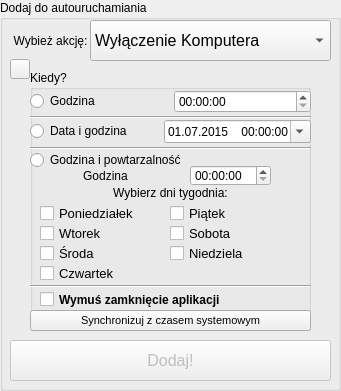
  <widget class="QGroupBox" name="AutoRun_boxAddToAutorun">
   <property name="enabled">
    <bool>true</bool>
   </property>
   <property name="geometry">
    <rect>
     <x>10</x>
     <y>30</y>
     <width>341</width>
     <height>391</height>
    </rect>
   </property>
   <property name="title">
    <string>Dodaj do autouruchamiania</string>
   </property>
   <widget class="QLabel" name="AutoRun_boxAdd_textWybiez">
    <property name="geometry">
     <rect>
      <x>10</x>
      <y>20</y>
      <width>81</width>
      <height>41</height>
     </rect>
    </property>
    <property name="text">
     <string>Wybież akcję:</string>
    </property>
    <property name="alignment">
     <set>Qt::AlignCenter</set>
    </property>
    <property name="wordWrap">
     <bool>true</bool>
    </property>
   </widget>
   <widget class="QComboBox" name="AutoRun_boxAdd_ChooseMode">
    <property name="geometry">
     <rect>
      <x>90</x>
      <y>20</y>
      <width>241</width>
      <height>41</height>
     </rect>
    </property>
    <property name="font">
     <font>
      <pointsize>12</pointsize>
     </font>
    </property>
    <property name="cursor">
     <cursorShape>PointingHandCursor</cursorShape>
    </property>
    <property name="contextMenuPolicy">
     <enum>Qt::NoContextMenu</enum>
    </property>
    <property name="iconSize">
     <size>
      <width>32</width>
      <height>32</height>
     </size>
    </property>
    <item>
     <property name="text">
      <string>Wyłączenie Komputera</string>
     </property>
     <property name="icon">
      <iconset resource="../../resources.qrc">
       <normaloff>:/icons/Resources/Icons/shutdown.png</normaloff>:/icons/Resources/Icons/shutdown.png</iconset>
     </property>
    </item>
    <item>
     <property name="text">
      <string>Ponowne uruchomienie Komputera</string>
     </property>
     <property name="icon">
      <iconset resource="../../resources.qrc">
       <normaloff>:/icons/Resources/Icons/reboot.png</normaloff>:/icons/Resources/Icons/reboot.png</iconset>
     </property>
    </item>
    <item>
     <property name="text">
      <string>Uśpienie Komputera</string>
     </property>
     <property name="icon">
      <iconset resource="../../resources.qrc">
       <normaloff>:/icons/Resources/Icons/hibernate.png</normaloff>:/icons/Resources/Icons/hibernate.png</iconset>
     </property>
    </item>
    <item>
     <property name="text">
      <string>Hibernacja Komputera</string>
     </property>
     <property name="icon">
      <iconset resource="../../resources.qrc">
       <normaloff>:/icons/Resources/Icons/hibernate.png</normaloff>:/icons/Resources/Icons/hibernate.png</iconset>
     </property>
    </item>
    <item>
     <property name="text">
      <string>Wylogowanie tego użytkownika</string>
     </property>
     <property name="icon">
      <iconset resource="../../resources.qrc">
       <normaloff>:/icons/Resources/Icons/logout.png</normaloff>:/icons/Resources/Icons/logout.png</iconset>
     </property>
    </item>
    <item>
     <property name="text">
      <string>Zablokowanie Komputera</string>
     </property>
     <property name="icon">
      <iconset resource="../../resources.qrc">
       <normaloff>:/icons/Resources/Icons/lock.png</normaloff>:/icons/Resources/Icons/lock.png</iconset>
     </property>
    </item>
    <item>
     <property name="text">
      <string>Wyłączenie Monitora</string>
     </property>
     <property name="icon">
      <iconset resource="../../resources.qrc">
       <normaloff>:/icons/Resources/Icons/monitor_off.png</normaloff>:/icons/Resources/Icons/monitor_off.png</iconset>
     </property>
    </item>
   </widget>
   <widget class="QGroupBox" name="AutoRun_boxAdd_kiedy">
    <property name="enabled">
     <bool>true</bool>
    </property>
    <property name="geometry">
     <rect>
      <x>30</x>
      <y>70</y>
      <width>281</width>
      <height>261</height>
     </rect>
    </property>
    <property name="title">
     <string>Kiedy?</string>
    </property>
    <widget class="Line" name="line_5">
     <property name="geometry">
      <rect>
       <x>0</x>
       <y>40</y>
       <width>281</width>
       <height>15</height>
      </rect>
     </property>
     <property name="orientation">
      <enum>Qt::Horizontal</enum>
     </property>
    </widget>
    <widget class="Line" name="line_6">
     <property name="geometry">
      <rect>
       <x>0</x>
       <y>70</y>
       <width>281</width>
       <height>16</height>
      </rect>
     </property>
     <property name="orientation">
      <enum>Qt::Horizontal</enum>
     </property>
    </widget>
    <widget class="QRadioButton" name="AutoRun_boxAdd_when_ChooseTR">
     <property name="geometry">
      <rect>
       <x>0</x>
       <y>80</y>
       <width>281</width>
       <height>20</height>
      </rect>
     </property>
     <property name="text">
      <string>Godzina i powtarzalność</string>
     </property>
    </widget>
    <widget class="QTimeEdit" name="AutoRun_boxAdd_when_ChooseTR_hour">
     <property name="geometry">
      <rect>
       <x>160</x>
       <y>95</y>
       <width>81</width>
       <height>21</height>
      </rect>
     </property>
     <property name="displayFormat">
      <string notr="true">HH:mm:ss</string>
     </property>
     <property name="calendarPopup">
      <bool>false</bool>
     </property>
    </widget>
    <widget class="QLabel" name="AutoRun_boxAdd_when_ChooseTR_textHour">
     <property name="geometry">
      <rect>
       <x>0</x>
       <y>95</y>
       <width>151</width>
       <height>21</height>
      </rect>
     </property>
     <property name="text">
      <string>Godzina</string>
     </property>
     <property name="alignment">
      <set>Qt::AlignCenter</set>
     </property>
    </widget>
    <widget class="QLabel" name="AutoRun_boxAdd_when_ChooseTR_textDays">
     <property name="geometry">
      <rect>
       <x>0</x>
       <y>115</y>
       <width>281</width>
       <height>16</height>
      </rect>
     </property>
     <property name="text">
      <string>&lt;html&gt;&lt;head/&gt;&lt;body&gt;&lt;p&gt;Wybierz dni tygodnia:&lt;/p&gt;&lt;/body&gt;&lt;/html&gt;</string>
     </property>
     <property name="alignment">
      <set>Qt::AlignCenter</set>
     </property>
    </widget>
    <widget class="QCheckBox" name="AutoRun_boxAdd_when_ChooseTR_Mon">
     <property name="geometry">
      <rect>
       <x>10</x>
       <y>135</y>
       <width>130</width>
       <height>16</height>
      </rect>
     </property>
     <property name="font">
      <font>
       <pointsize>10</pointsize>
      </font>
     </property>
     <property name="text">
      <string>Poniedziałek</string>
     </property>
    </widget>
    <widget class="QCheckBox" name="AutoRun_boxAdd_when_ChooseTR_Tue">
     <property name="geometry">
      <rect>
       <x>10</x>
       <y>155</y>
       <width>130</width>
       <height>16</height>
      </rect>
     </property>
     <property name="font">
      <font>
       <pointsize>10</pointsize>
      </font>
     </property>
     <property name="text">
      <string>Wtorek</string>
     </property>
    </widget>
    <widget class="QCheckBox" name="AutoRun_boxAdd_when_ChooseTR_Wed">
     <property name="geometry">
      <rect>
       <x>10</x>
       <y>175</y>
       <width>130</width>
       <height>16</height>
      </rect>
     </property>
     <property name="font">
      <font>
       <pointsize>10</pointsize>
      </font>
     </property>
     <property name="text">
      <string>Środa</string>
     </property>
    </widget>
    <widget class="QCheckBox" name="AutoRun_boxAdd_when_ChooseTR_Thu">
     <property name="geometry">
      <rect>
       <x>10</x>
       <y>195</y>
       <width>140</width>
       <height>16</height>
      </rect>
     </property>
     <property name="font">
      <font>
       <pointsize>10</pointsize>
      </font>
     </property>
     <property name="text">
      <string>Czwartek</string>
     </property>
    </widget>
    <widget class="QCheckBox" name="AutoRun_boxAdd_when_ChooseTR_Fri">
     <property name="geometry">
      <rect>
       <x>140</x>
       <y>135</y>
       <width>140</width>
       <height>16</height>
      </rect>
     </property>
     <property name="font">
      <font>
       <pointsize>10</pointsize>
      </font>
     </property>
     <property name="text">
      <string>Piątek</string>
     </property>
    </widget>
    <widget class="QCheckBox" name="AutoRun_boxAdd_when_ChooseTR_Sat">
     <property name="geometry">
      <rect>
       <x>140</x>
       <y>155</y>
       <width>140</width>
       <height>16</height>
      </rect>
     </property>
     <property name="font">
      <font>
       <pointsize>10</pointsize>
      </font>
     </property>
     <property name="text">
      <string>Sobota</string>
     </property>
    </widget>
    <widget class="QCheckBox" name="AutoRun_boxAdd_when_ChooseTR_Sun">
     <property name="geometry">
      <rect>
       <x>140</x>
       <y>175</y>
       <width>140</width>
       <height>16</height>
      </rect>
     </property>
     <property name="font">
      <font>
       <pointsize>10</pointsize>
      </font>
     </property>
     <property name="text">
      <string>Niedziela</string>
     </property>
    </widget>
    <widget class="QPushButton" name="Autorun_TimeUpd">
     <property name="geometry">
      <rect>
       <x>0</x>
       <y>240</y>
       <width>281</width>
       <height>21</height>
      </rect>
     </property>
     <property name="font">
      <font>
       <pointsize>8</pointsize>
      </font>
     </property>
     <property name="text">
      <string>Synchronizuj z czasem systemowym</string>
     </property>
     <property name="icon">
      <iconset resource="../../resources.qrc">
       <normaloff>:/icons/Resources/Icons/synchronize_time.png</normaloff>:/icons/Resources/Icons/synchronize_time.png</iconset>
     </property>
     <property name="iconSize">
      <size>
       <width>16</width>
       <height>16</height>
      </size>
     </property>
    </widget>
    <widget class="Line" name="line_9">
     <property name="geometry">
      <rect>
       <x>0</x>
       <y>208</y>
       <width>281</width>
       <height>16</height>
      </rect>
     </property>
     <property name="orientation">
      <enum>Qt::Horizontal</enum>
     </property>
    </widget>
    <widget class="QCheckBox" name="Automat_ForceClose">
     <property name="geometry">
      <rect>
       <x>10</x>
       <y>220</y>
       <width>271</width>
       <height>19</height>
      </rect>
     </property>
     <property name="font">
      <font>
       <weight>75</weight>
       <bold>true</bold>
      </font>
     </property>
     <property name="text">
      <string>Wymuś zamknięcie aplikacji</string>
     </property>
    </widget>
    <widget class="QWidget" name="horizontalLayoutWidget">
     <property name="geometry">
      <rect>
       <x>0</x>
       <y>16</y>
       <width>281</width>
       <height>31</height>
      </rect>
     </property>
     <layout class="QHBoxLayout" name="horizontalLayout_2">
      <item>
       <widget class="QRadioButton" name="AutoRun_boxAdd_when_ChooseHour">
        <property name="text">
         <string>Godzina</string>
        </property>
       </widget>
      </item>
      <item>
       <widget class="QTimeEdit" name="AutoRun_boxAdd_when_ChooseHour_hour">
        <property name="displayFormat">
         <string notr="true">HH:mm:ss</string>
        </property>
        <property name="calendarPopup">
         <bool>false</bool>
        </property>
       </widget>
      </item>
     </layout>
    </widget>
    <widget class="QWidget" name="horizontalLayoutWidget_2">
     <property name="geometry">
      <rect>
       <x>0</x>
       <y>46</y>
       <width>281</width>
       <height>31</height>
      </rect>
     </property>
     <layout class="QHBoxLayout" name="horizontalLayout_3">
      <item>
       <widget class="QRadioButton" name="AutoRun_boxAdd_when_ChooseDT">
        <property name="text">
         <string>Data i godzina</string>
        </property>
       </widget>
      </item>
      <item>
       <widget class="QDateTimeEdit" name="AutoRun_boxAdd_when_ChooseDT_hour">
        <property name="dateTime">
         <datetime>
          <hour>0</hour>
          <minute>0</minute>
          <second>0</second>
          <year>2015</year>
          <month>7</month>
          <day>1</day>
         </datetime>
        </property>
        <property name="minimumDateTime">
         <datetime>
          <hour>0</hour>
          <minute>0</minute>
          <second>0</second>
          <year>1990</year>
          <month>1</month>
          <day>1</day>
         </datetime>
        </property>
        <property name="displayFormat">
         <string notr="true">dd.MM.yyyy    HH:mm:ss</string>
        </property>
        <property name="calendarPopup">
         <bool>true</bool>
        </property>
       </widget>
      </item>
     </layout>
    </widget>
   </widget>
   <widget class="QPushButton" name="AutoRun_boxAdd_dodaj">
    <property name="enabled">
     <bool>false</bool>
    </property>
    <property name="geometry">
     <rect>
      <x>10</x>
      <y>340</y>
      <width>321</width>
      <height>41</height>
     </rect>
    </property>
    <property name="font">
     <font>
      <pointsize>12</pointsize>
     </font>
    </property>
    <property name="text">
     <string>Dodaj!</string>
    </property>
    <property name="icon">
     <iconset resource="../../resources.qrc">
      <normaloff>:/icons/Resources/Icons/accept.png</normaloff>:/icons/Resources/Icons/accept.png</iconset>
    </property>
    <property name="iconSize">
     <size>
      <width>35</width>
      <height>35</height>
     </size>
    </property>
   </widget>
   <widget class="QPushButton" name="AutoRun_Info">
    <property name="geometry">
     <rect>
      <x>10</x>
      <y>59</y>
      <width>20</width>
      <height>20</height>
     </rect>
    </property>
    <property name="text">
     <string/>
    </property>
    <property name="icon">
     <iconset resource="../../resources.qrc">
      <normaloff>:/icons/Resources/Icons/question.png</normaloff>:/icons/Resources/Icons/question.png</iconset>
    </property>
    <property name="iconSize">
     <size>
      <width>16</width>
      <height>16</height>
     </size>
    </property>
   </widget>
  </widget>
